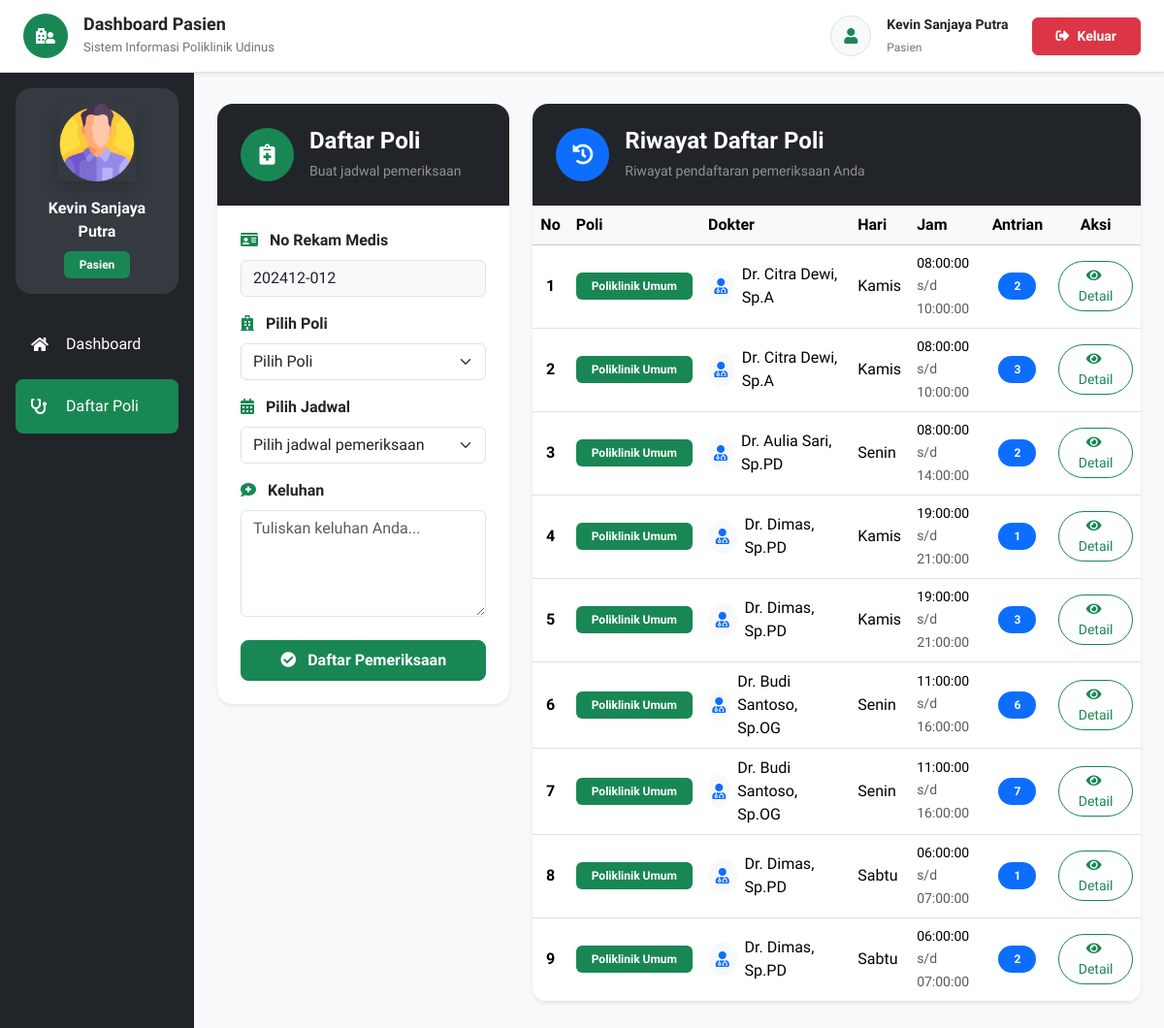
The page /daftarPoliklinik.php (signed in) on the database its author committed.
### tables this page shows
CREATE TABLE `daftar_poli` (
  `id` int UNSIGNED NOT NULL,
  `id_pasien` int UNSIGNED NOT NULL,
  `id_jadwal` int UNSIGNED NOT NULL,
  `keluhan` text NOT NULL,
  `no_antrian` int UNSIGNED NOT NULL,
  `status_periksa` enum('0','1') NOT NULL
);

CREATE TABLE `poli` (
  `id` int NOT NULL,
  `nama_poli` varchar(25) NOT NULL,
  `keterangan` text NOT NULL
);

CREATE TABLE `dokter` (
  `id` int NOT NULL,
  `nama` varchar(255) NOT NULL,
  `password` varchar(50) NOT NULL,
  `alamat` varchar(255) NOT NULL,
  `no_hp` varchar(50) NOT NULL,
  `id_poli` int NOT NULL
);

CREATE TABLE `jadwal_periksa` (
  `id` int UNSIGNED NOT NULL,
  `id_dokter` int NOT NULL,
  `hari` enum('Senin','Selasa','Rabu','Kamis','Jumat','Sabtu') NOT NULL,
  `jam_mulai` time NOT NULL,
  `jam_selesai` time NOT NULL,
  `aktif` char(1) NOT NULL DEFAULT 'N'
);

### pages/daftarPoli/index.php (the view, shortened to what this page needs)
<section class="py-2">
<div class="row g-4">
    <div class="col-xl-4 col-lg-5 col-md-12">
        <div class="card border-0 shadow-sm rounded-4 overflow-hidden">
            <div class="bg-dark text-white p-4"
                style="min-height:95px;">
                <div class="d-flex align-items-center">
                    <div class="bg-success rounded-circle d-flex align-items-center justify-content-center me-3"
                        style="
                        width:55px;
                        height:55px;
                        min-width:55px;
                        ">
                        <i class="fas fa-notes-medical fa-lg"></i>
                    </div>
                    <div>
                        <h4 class="fw-bold mb-1">
                            Daftar Poli
                        </h4>
                        <small class="text-white-50">
                            Buat jadwal pemeriksaan
                        </small>
                    </div>
                </div>
            </div>
            <div class="card-body p-4">
                <form action="pages/daftarPoli/daftarPoli.php"
                    method="post">
                    <div class="mb-3">
                        <label class="fw-semibold mb-2">
                            <i class="fas fa-id-card text-success me-2"></i>
                            No Rekam Medis
                        </label>
                        <input type="text"
                            class="form-control bg-light"
                            name="no_rm"
                            value="<?php echo $_SESSION['no_rm']; ?>"
                            readonly
                            required>
                    </div>
                    <div class="mb-3">
                        <label class="fw-semibold mb-2">
                            <i class="fas fa-hospital text-success me-2"></i>
                            Pilih Poli
                        </label>
                        <select class="form-select"
                            id="poli"
                            name="poli"
                            required>
                            <option value="" selected disabled>
                                Pilih Poli
                            </option>
                        </select>
                    </div>
                    <div class="mb-3">
                        <label class="fw-semibold mb-2">
                            <i class="fas fa-calendar-alt text-success me-2"></i>
                            Pilih Jadwal
                        </label>
                        <select class="form-select"
                            id="jadwal"
                            name="jadwal"
                            required>
                            <option value="" selected disabled>
                                Pilih jadwal pemeriksaan
                            </option>
                        </select>
                    </div>
                    <div class="mb-4">
                        <label class="fw-semibold mb-2">
                            <i class="fas fa-comment-medical text-success me-2"></i>
                            Keluhan
                        </label>
                        <textarea class="form-control"
                            rows="4"
                            id="keluhan"
                            name="keluhan"
                            placeholder="Tuliskan keluhan Anda..."
                            required></textarea>
                    </div>
                    <button type="submit"
                        class="btn btn-success w-100 py-2 fw-bold rounded-3">
                        <i class="fas fa-check-circle me-2"></i>
                        Daftar Pemeriksaan
                    </button>
                </form>
            </div>
        </div>
    </div>
    <div class="col-xl-8 col-lg-7 col-md-12">
        <div class="card border-0 shadow-sm rounded-4 overflow-hidden">
            <div class="bg-dark text-white p-4"
                style="min-height:95px;">
                <div class="d-flex align-items-center">
                    <div class="bg-primary rounded-circle d-flex align-items-center justify-content-center me-3"
                        style="
                        width:55px;
                        height:55px;
                        min-width:55px;
                        ">
                        <i class="fas fa-history fa-lg"></i>
                    </div>
                    <div>
                        <h4 class="fw-bold mb-1">
                            Riwayat Daftar Poli
                        </h4>
                        <small class="text-white-50">
                            Riwayat pendaftaran pemeriksaan Anda
                        </small>
                    </div>
                </div>
            </div>
            <div class="card-body p-0">
                <div class="table-responsive">
                    <table class="table table-hover align-middle mb-0">
                        <thead class="table-light">
                            <tr>
                                <th class="text-center">
                                    No
                                </th>
                                <th>
                                    Poli
                                </th>
                                <th>
                                    Dokter
                                </th>
                                <th>
                                    Hari
                                </th>
                                <th>
                                    Jam
                                </th>
                                <th class="text-center">
                                    Antrian
                                </th>
                                <th class="text-center">
                                    Aksi
                                </th>
                            </tr>
                        </thead>
                        <tbody>
                        <?php
                        require 'config/koneksi.php';
                        $no = 1;
                        $query = "
                        SELECT
                        daftar_poli.id as idDaftarPoli,
                        poli.nama_poli,
                        dokter.nama,
                        jadwal_periksa.hari,
                        jadwal_periksa.jam_mulai,
                        jadwal_periksa.jam_selesai,
                        daftar_poli.no_antrian
                        FROM daftar_poli
                        INNER JOIN jadwal_periksa
                        ON daftar_poli.id_jadwal = jadwal_periksa.id
                        INNER JOIN dokter
                        ON jadwal_periksa.id_dokter = dokter.id
                        INNER JOIN poli
                        ON dokter.id_poli = poli.id
                        WHERE daftar_poli.id_pasien='$idPasien'
                        ";
                        $result=mysqli_query($mysqli,$query);
                        while($data=mysqli_fetch_assoc($result)){
                        ?>
                        <tr>
                            <td class="text-center fw-bold">
                                <?php echo $no++; ?>
                            </td>
                            <td>
                                <span class="badge bg-success px-3 py-2">
                                    <?php echo $data['nama_poli']; ?>
                                </span>
                            </td>
                            <td>
                                <div class="d-flex align-items-center">
                                    <div class="bg-light rounded-circle d-flex align-items-center justify-content-center me-2"
                                        style="
                                        width:35px;
                                        height:35px;
                                        ">
                                        <i class="fas fa-user-md text-primary"></i>
                                    </div>
                                    <?php echo $data['nama']; ?>
                                </div>
                            </td>
                            <td>
                                <?php echo $data['hari']; ?>
                            </td>
                            <td>
                                <small class="d-block">
                                    <?php echo $data['jam_mulai']; ?>
                                </small>
                                <small class="text-muted">
                                    s/d <?php echo $data['jam_selesai']; ?>
                                </small>
                            </td>
                            <td class="text-center">
                                <span class="badge bg-primary rounded-pill px-3 py-2">
                                    <?php echo $data['no_antrian']; ?>
                                </span>
                            </td>
                            <td class="text-center">
                                <a href="detailDaftarPoli.php?id=<?php echo $data['idDaftarPoli']; ?>"
                                class="btn btn-sm btn-outline-success rounded-pill px-3">
                                    <i class="fas fa-eye me-1"></i>
                                    Detail
                                </a>
                            </td>
                        </tr>
                        <?php } ?>
                        </tbody>
                    </table>
                </div>
            </div>
        </div>
    </div>
</div>
</section>

### rows shown on the page
daftar_poli: poli.nama_poli "Poliklinik Umum", dokter.nama "Dr. Citra Dewi, Sp.A", id_jadwal.hari "Kamis", id_jadwal.jam_mulai "08:00:00", id_jadwal.jam_selesai "10:00:00", no_antrian "2"
daftar_poli: poli.nama_poli "Poliklinik Umum", dokter.nama "Dr. Citra Dewi, Sp.A", id_jadwal.hari "Kamis", id_jadwal.jam_mulai "08:00:00", id_jadwal.jam_selesai "10:00:00", no_antrian "3"
daftar_poli: poli.nama_poli "Poliklinik Umum", dokter.nama "Dr. Aulia Sari, Sp.PD", id_jadwal.hari "Senin", id_jadwal.jam_mulai "08:00:00", id_jadwal.jam_selesai "14:00:00", no_antrian "2"
daftar_poli: poli.nama_poli "Poliklinik Umum", dokter.nama "Dr. Dimas, Sp.PD", id_jadwal.hari "Kamis", id_jadwal.jam_mulai "19:00:00", id_jadwal.jam_selesai "21:00:00", no_antrian "1"
daftar_poli: poli.nama_poli "Poliklinik Umum", dokter.nama "Dr. Dimas, Sp.PD", id_jadwal.hari "Kamis", id_jadwal.jam_mulai "19:00:00", id_jadwal.jam_selesai "21:00:00", no_antrian "3"
daftar_poli: poli.nama_poli "Poliklinik Umum", dokter.nama "Dr. Budi Santoso, Sp.OG", id_jadwal.hari "Senin", id_jadwal.jam_mulai "11:00:00", id_jadwal.jam_selesai "16:00:00", no_antrian "6"
daftar_poli: poli.nama_poli "Poliklinik Umum", dokter.nama "Dr. Budi Santoso, Sp.OG", id_jadwal.hari "Senin", id_jadwal.jam_mulai "11:00:00", id_jadwal.jam_selesai "16:00:00", no_antrian "7"
daftar_poli: poli.nama_poli "Poliklinik Umum", dokter.nama "Dr. Dimas, Sp.PD", id_jadwal.hari "Sabtu", id_jadwal.jam_mulai "06:00:00", id_jadwal.jam_selesai "07:00:00", no_antrian "1"
daftar_poli: poli.nama_poli "Poliklinik Umum", dokter.nama "Dr. Dimas, Sp.PD", id_jadwal.hari "Sabtu", id_jadwal.jam_mulai "06:00:00", id_jadwal.jam_selesai "07:00:00", no_antrian "2"

### other values the page prints
$dashboardTitle "Dashboard Pasien"
$dashboardDesc "Sistem Informasi Poliklinik Udinus"
$username "Kevin Sanjaya Putra"
$akses "Pasien"
$_SESSION['akses'] "Pasien"
